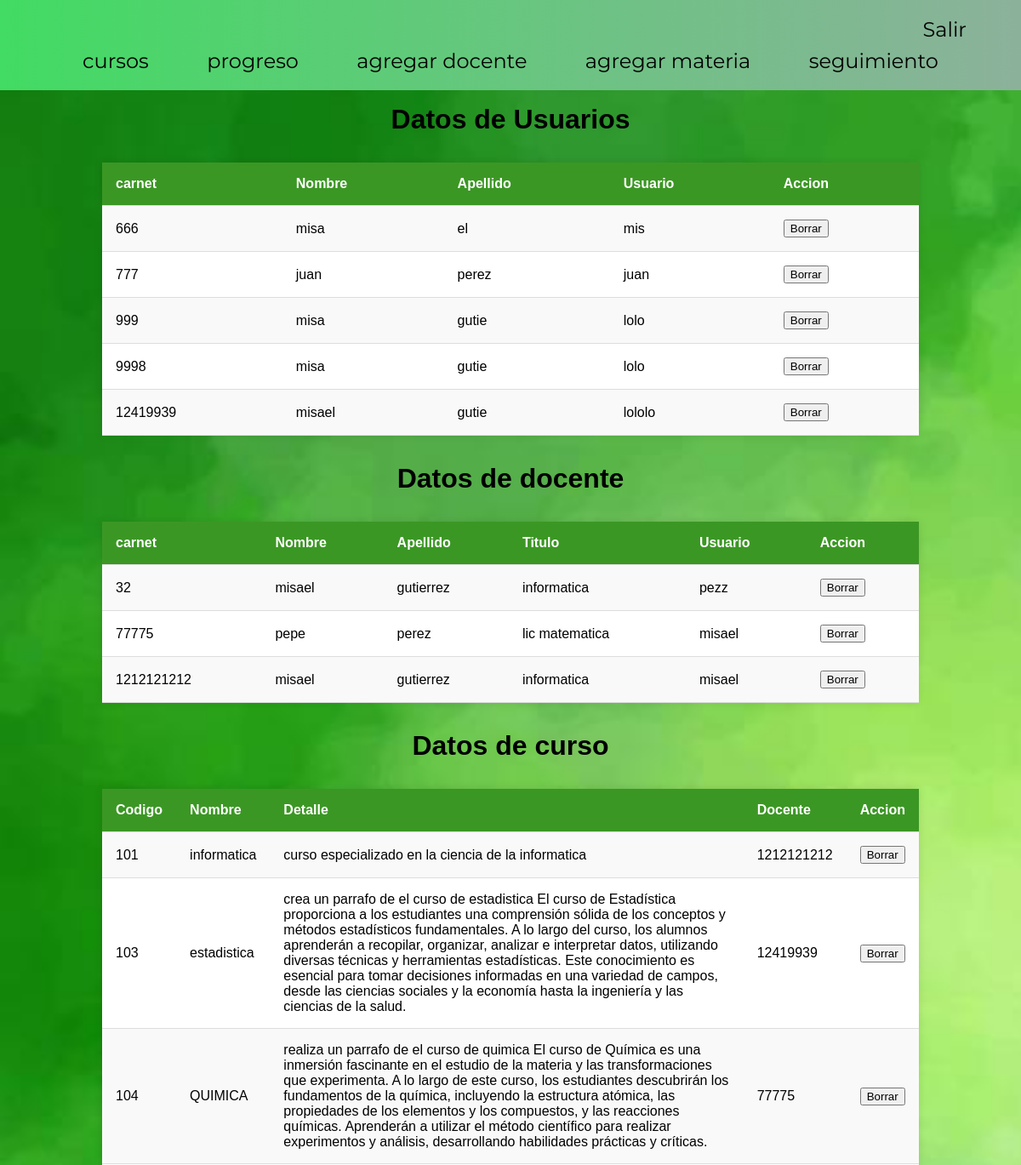
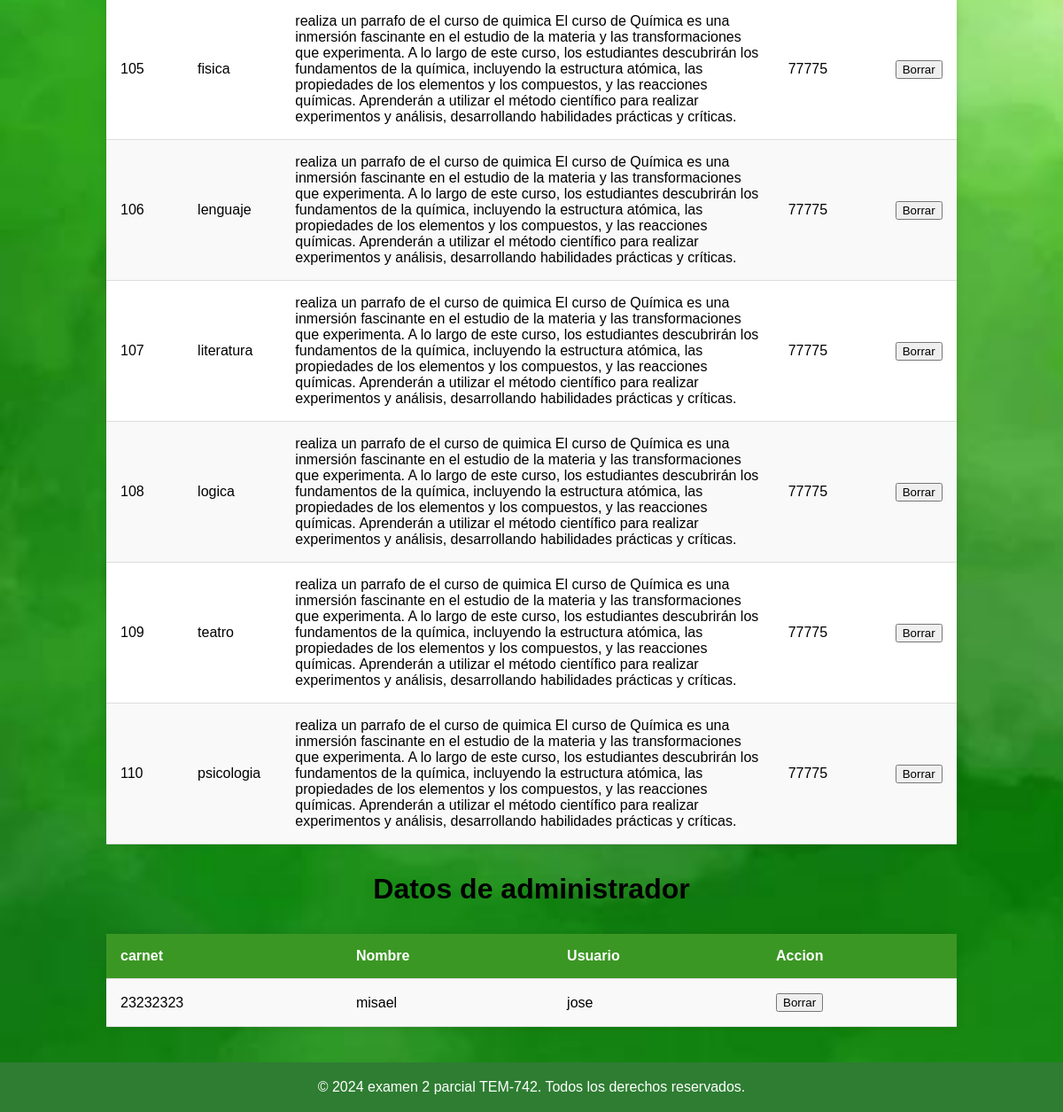
/admin/datos (signed in), run on an earlier commit of the app's database (2 pictures, top to bottom).
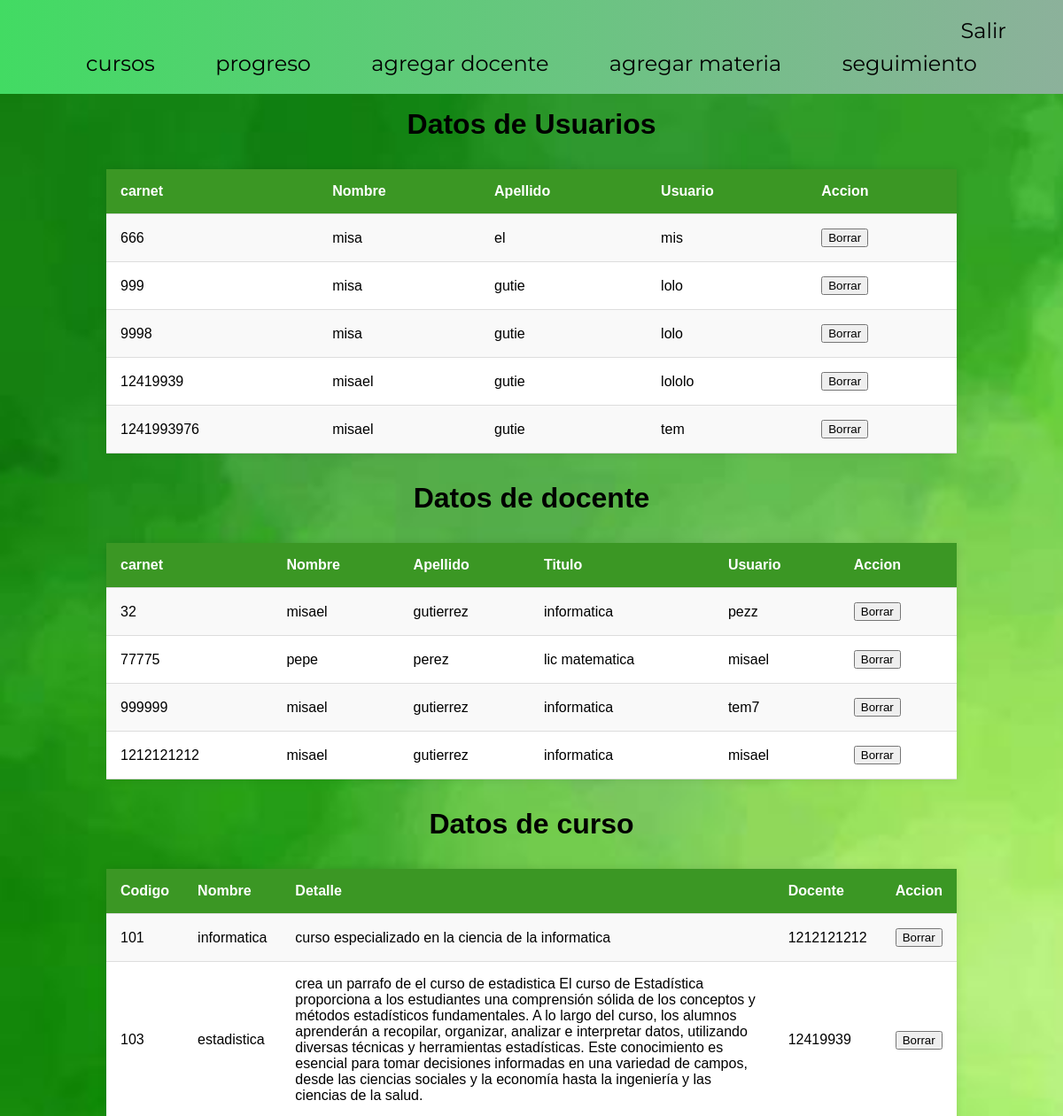
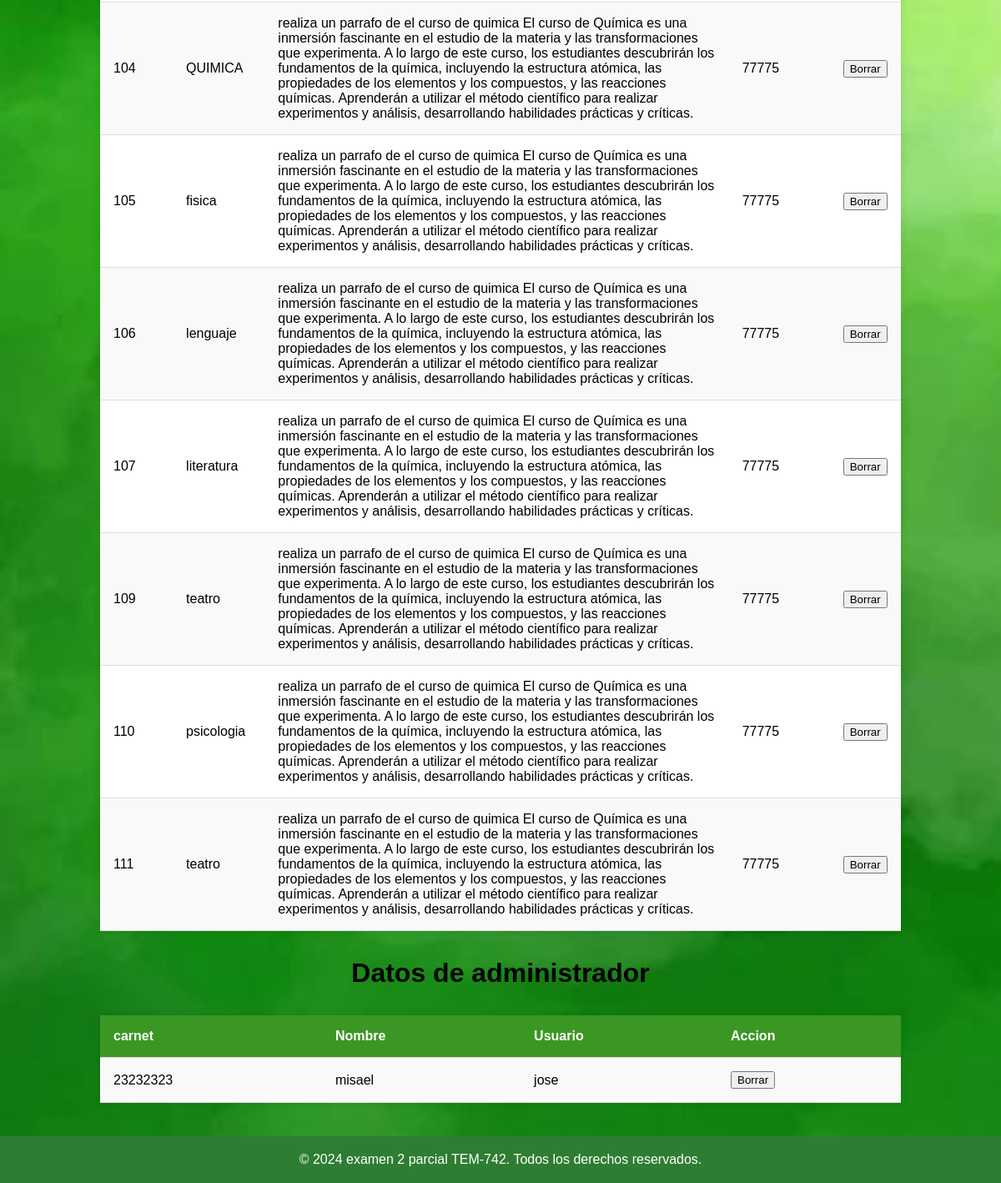
And on a later commit of the database (2 pictures, top to bottom).
### tables this page shows
CREATE TABLE usuarios(
            carnet INTEGER PRIMARY KEY,
            nombre TEXT NOT NULL,
            apellido TEXT NOT NULL,
            username TEXT NOT NULL,
            password TEXT NOT NULL
        );

CREATE TABLE docente(
            carnet_doc INTEGER PRIMARY KEY,
            nombre TEXT NOT NULL,
            apellido TEXT NOT NULL,
            titulo TEXT NOT NULL,
            username TEXT NOT NULL,
            password TEXT NOT NULL
        );

CREATE TABLE curso(
            codigo INTEGER PRIMARY KEY,
            nombre TEXT NOT NULL,
            descripcion TEXT NOT NULL,
            ci_docente INTEGER NOT NULL,
            FOREIGN KEY(ci_docente) REFERENCES docente(carnet_doc)
            
        );

CREATE TABLE admin(
            ci_adm INTEGER PRIMARY KEY,
            nombre TEXT NOT NULL,
            username TEXT NOT NULL,
            password TEXT NOT NULL
        );

### app.py (the view)
@app.route('/admin/datos')
@login_required
def mostrar_datos():
    datos_cur=obtener_curso()
    datos = obtener_datos()
    datos_doc=obtener_doc()
    dato_adm=obtener_adm()
    return render_template('admin/datos.html', usuarios=datos,curs=datos_cur,doce=datos_doc,adm=dato_adm)

### app.py (called while the page is built)
def login_required(f):
    @wraps(f)
    def decorated_function(*args, **kwargs):
        if 'user_id' not in session:
            return redirect("/login")
        return f(*args, **kwargs)
    return decorated_function

def obtener_datos():
    conn = sqlite3.connect('kronos.db')
    cursor = conn.cursor()
    cursor.execute('SELECT carnet, nombre, apellido, username FROM usuarios')
    datos = cursor.fetchall()
    conn.close()
    return datos

def obtener_curso():
    conn = sqlite3.connect('kronos.db')
    cursor = conn.cursor()
    cursor.execute('SELECT codigo, nombre, descripcion,ci_docente FROM curso')
    datos = cursor.fetchall()
    conn.close()
    return datos

def obtener_doc():
    conn = sqlite3.connect('kronos.db')
    cursor = conn.cursor()
    cursor.execute('SELECT carnet_doc,nombre,apellido,titulo,username FROM docente')
    datos = cursor.fetchall()
    conn.close()
    return datos

def obtener_adm():
    conn = sqlite3.connect('kronos.db')
    cursor = conn.cursor()
    cursor.execute('SELECT ci_adm, nombre, username FROM admin')
    datos = cursor.fetchall()
    conn.close()
    return datos

### templates/admin/datos.html (shortened to what this page needs)
{% extends "admin/baseadm.html" %}
{% block content %}
<body>
    <h1>Datos de Usuarios</h1>
    <table class="table-container">
        <tr>
            <th>carnet</th>
            <th>Nombre</th>
            <th>Apellido</th>
            <th>Usuario</th>
            <th>Accion</th>
        </tr>
        {% for usuario in usuarios %}
        <tr>
            <td>{{ usuario[0] }}</td>
            <td>{{ usuario[1] }}</td>
            <td>{{ usuario[2] }}</td>
            <td>{{ usuario[3] }}</td>
            <td><form action="{{ url_for('borrar_dato', carnet=usuario[0]) }}" method="post">
            <button type="submit">Borrar</button></form>
            </td>
            </tr>
        {% endfor %}
    </table>
    <h1>Datos de docente</h1>
    <table class="table-container">
        <tr>
            <th>carnet</th>
            <th>Nombre</th>
            <th>Apellido</th>
            <th>Titulo</th>
            <th>Usuario</th>
            <th>Accion</th>
        </tr>
        {% for usuario in doce %}
        <tr>
            <td>{{ usuario[0] }}</td>
            <td>{{ usuario[1] }}</td>
            <td>{{ usuario[2] }}</td>
            <td>{{ usuario[3] }}</td>
            <td>{{ usuario[4] }}</td>
            <td><form action="{{ url_for('borrar_datodoc', carnet=usuario[0]) }}" method="post">
                <button type="submit">Borrar</button></form>
            </td>
            </tr>
        {% endfor %}
    </table>
    <h1>Datos de curso</h1>
    <table class="table-container">
        <tr>
            <th>Codigo</th>
            <th>Nombre</th>
            <th>Detalle</th>
            <th>Docente</th>
            <th>Accion</th>
        </tr>
        {% for cur in curs %}
        <tr>
            <td>{{ cur[0] }}</td>
            <td>{{ cur[1] }}</td>
            <td>{{ cur[2] }}</td>
            <td>{{ cur[3] }}</td>
            <td><form action="{{ url_for('borrar_datocur', carnet=cur[0]) }}" method="post">
                <button type="submit">Borrar</button></form>
            </td>
            </tr>
        {% endfor %}
    </table>
    <h1>Datos de administrador</h1>
    <table class="table-container">
        <tr>
            <th>carnet</th>
            <th>Nombre</th>
            <th>Usuario</th>
            <th>Accion</th>
        </tr>
        {% for usuario in adm %}
        <tr>
            <td>{{ usuario[0] }}</td>
            <td>{{ usuario[1] }}</td>
            <td>{{ usuario[2] }}</td>
            <td><form action="{{ url_for('borrar_datoadm', carnet=usuario[0]) }}" method="post">
                <button type="submit">Borrar</button></form>
            </td>
            </tr>
        {% endfor %}
    </table>
</body>
{% endblock %}

### templates/admin/baseadm.html (shortened to what this page needs)
<!DOCTYPE html>
<html lang="es">
<head>
    <link rel="stylesheet" href="{{ url_for('static', filename='css/styles.css') }}">
</head>
<body>
    <header>
            <nav class="navbar-menu">
              <li class="navbarit">
                <a class="nav-link" href="/logout">Salir</a>
              </li>
                  <center><div class="navbar">
                    <ul>
                      <li class="nav-item">
                        <a class="nav-link" href="/cursos">cursos</a>
                      </li>
                      <li class="nav-item">
                        <a class="nav-link" href="/datos">progreso</a>
                      </li>
                      <li class="nav-item">
                        <a class="nav-link" href="#">agregar docente</a>
                      </li>
                      <li class="nav-item">
                        <a class="nav-link" href="#">agregar materia</a>
                      </li>
                      <li class="nav-item">
                        <a class="nav-link" href="#">seguimiento</a>
                      </li>
                    </ul>
                  </div></center>
              </nav>
    </header>
    <main>
        {% block content %}{% endblock %}
    </main>
    <footer>
        <center><p>&copy; 2024 examen 2 parcial TEM-742. Todos los derechos reservados.</p></center>
    </footer>
</body>
</html>

### static/css/styles.css (style rules this page uses)
body { font-family: Arial, sans-serif; background-image: url('/static/images/fondo3.jpg'); background-size: cover; background-repeat: no-repeat; margin: 0; min-height: 100vh; position: relative; }
header { background: #aff0c9; background: -webkit-linear-gradient(to right, #184901, #57e752); background: linear-gradient(to right, #42db63, #8cb19b); color: #f5f5f5; padding: 1em; text-align:justify ; }
h1 { text-align: center; margin: 0; }
main { width:100%; padding: 1em 0; padding-bottom: 4em; }
footer { background: #2e7d32; color: #fff; text-align: center; position: absolute; padding: 0.2em 0; bottom: 0; width: 100%; }
.navbar { display: flex; justify-content: center; align-items: center; padding: 1rem; height: 5px; }
.navbarit { display: flex; justify-content: right; align-items: center; padding: 1rem; height: 5px; }
.navbar-menu { list-style: none; display: block; margin: 0; padding: 0; }
.navbar-menu li { margin: 0 1rem; }
.navbar-menu a { color: rgb(0, 0, 0); text-decoration: none; font-size: 1.5rem; padding: 0.5rem 1rem; transition: background-color 0.3s; font-family: 'Montserrat', Times, serif; }
nav ul { list-style: none; padding: 0; }
nav ul li { display: inline; margin-right: 10px; }
nav ul li a { color: #29272e; text-decoration: rgb(33, 33, 163); }
.table-container { width: 80%; margin: 2rem auto; overflow-x: auto; box-shadow: 0 0 10px rgba(0, 0, 0, 0.1); }
table { width: 100%; border-collapse: collapse; background-color: white; }
th, td { padding: 1rem; text-align: left; border-bottom: 1px solid #ddd; }
th { background-color: #3b9724; color: white; }
tr:nth-child(even) { background-color: #f9f9f9; }

What changed in the data, as far as the page shows it:
removed usuarios: carnet "777", nombre "juan", apellido "perez", username "juan"
removed curso: codigo "108", nombre "logica", descripcion "realiza un parrafo de el curso de quimica El curso de Química es una inmersión fascinante en el estudio de la materia y las transformaciones que experimenta. A lo largo de este curso, los estudiantes descubrirán los fundamentos de la química, incluyendo la estructura atómica, las propiedades de los elementos y los compuestos, y las reacciones químicas. Aprenderán a utilizar el método científico para realizar experimentos y análisis, desarrollando habilidades prácticas y críticas.", ci_docente "77775"
added usuarios: carnet "1241993976", nombre "misael", apellido "gutie", username "tem"
added docente: carnet_doc "999999", nombre "misael", apellido "gutierrez", titulo "informatica", username "tem7"
added curso: codigo "111", nombre "teatro", descripcion "realiza un parrafo de el curso de quimica El curso de Química es una inmersión fascinante en el estudio de la materia y las transformaciones que experimenta. A lo largo de este curso, los estudiantes descubrirán los fundamentos de la química, incluyendo la estructura atómica, las propiedades de los elementos y los compuestos, y las reacciones químicas. Aprenderán a utilizar el método científico para realizar experimentos y análisis, desarrollando habilidades prácticas y críticas.", ci_docente "77775"
